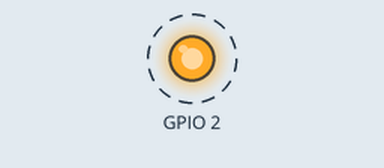
This sketch was run on a simulated ESP32. Parts: output pins drawn as LEDs (lit = HIGH). Dashed ring = blinking. What the sketch prints to the serial monitor is not drawn.

Above: at 0.05 s.
Timing chart, 0 to 3.0 s (numbered marks = the images above):
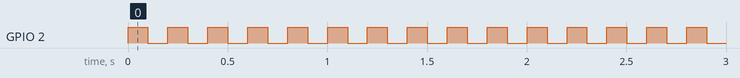

Measured:
- by itself, GPIO 2: alternates HIGH for 0.10 s and LOW for 0.10 s

The sketch:

ESP32_to_ESP32_NRF.ino
```cpp
//GPIO Pins 32 and 33
#include <SPI.h>
#include <nRF24L01.h>
#include <RF24.h>

void setup() {
  // put your setup code here, to run once:

  Serial.begin(115200);
  pinMode(2 , OUTPUT);

}

void loop() {
  // put your main code here, to run repeatedly:
  digitalWrite(2 , !(digitalRead(2)));
  Serial.println("I am Tank 1");
  delay(100);


}
```
